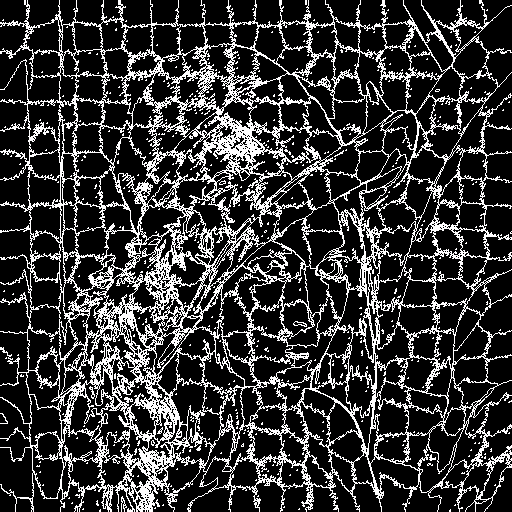
#> input picture result/lena_SLIC_boundary.png, 512 x 512 px
$ python test.py
#> lines starting #> are read from the running program, lines starting #| are printed output that depends on the picture; after the words box and inside, x2 and y2 are one past the last pixel; in counts of white or black regions, pixels touching at a corner belong together
from skimage import io, morphology, filters
from matplotlib import pyplot as plt

image = io.imread("../result/lena_SLIC_boundary.png", as_gray=True)
#> image: shape (512, 512) float64; values 0 (black) and 0.997 (white), 21.7% white in thin lines or dots
image = morphology.dilation(image)
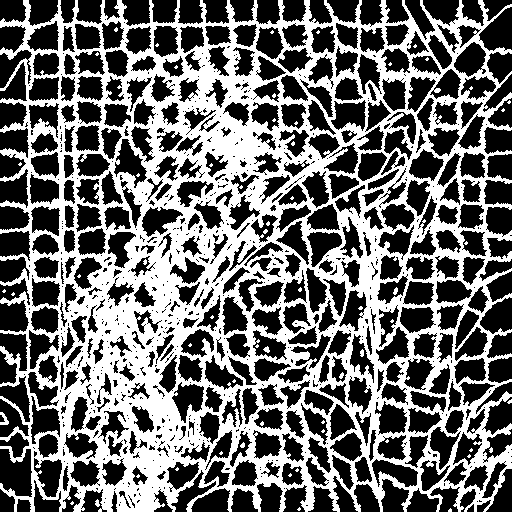
#> image: shape (512, 512) float64; values 0 (black) and 0.997 (white), 42.8% white; 59 white regions (51 under 20 px), largest, box (x1, y1, x2, y2) and area: (0, 0, 512, 512) 111337, (0, 412, 9, 425) 63, (263, 346, 270, 353) 29
io.imshow(image)
plt.show()

image  = morphology.erosion(image)
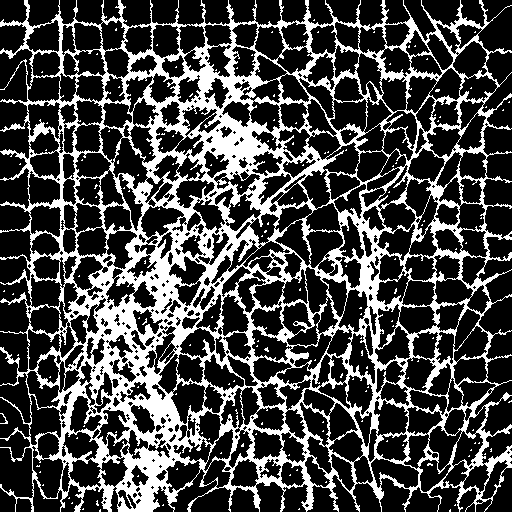
#> image: shape (512, 512) float64; values 0 (black) and 0.997 (white), 27.9% white; 153 white regions (151 under 20 px), largest, box (x1, y1, x2, y2) and area: (0, 0, 512, 512) 72519, (0, 413, 8, 424) 27
io.imshow(image)
plt.show()
